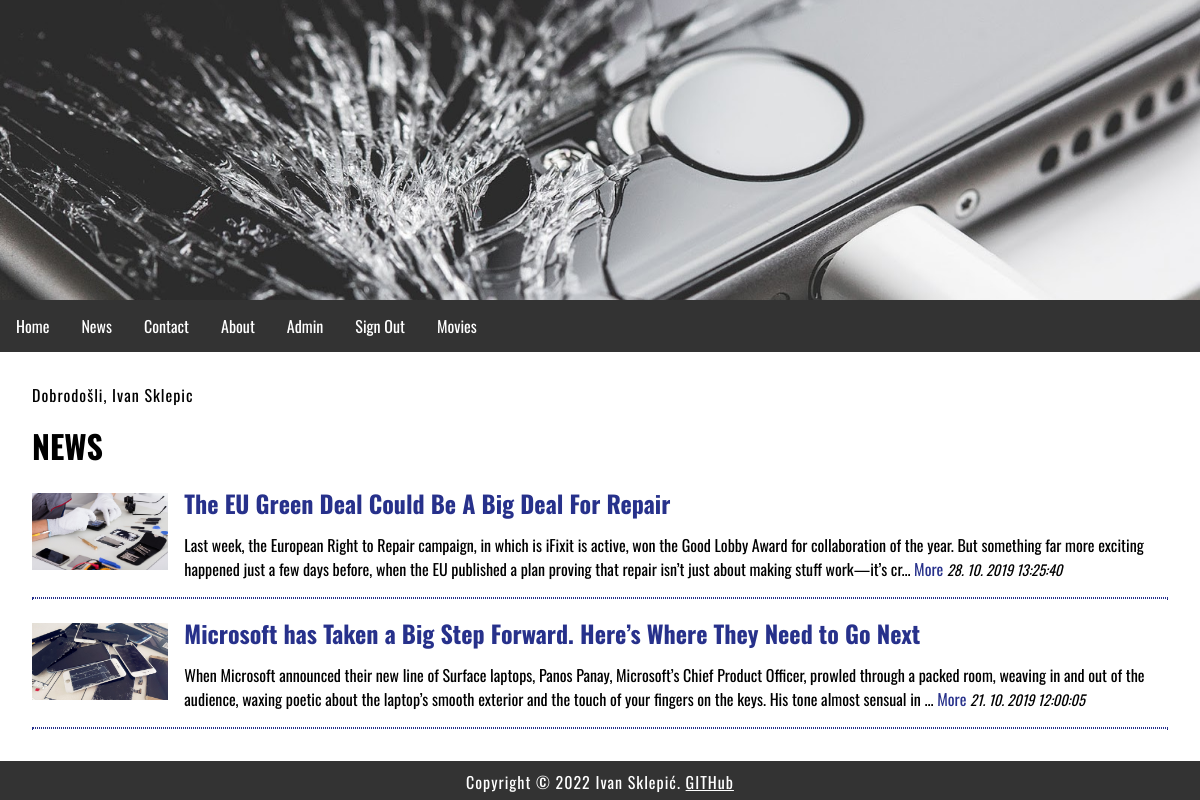
Screenshot of /index.php?menu=2 (signed in) with the database file from the repository.
### tables this page shows
CREATE TABLE `news` (
  `id` int(11) NOT NULL,
  `title` varchar(255) NOT NULL,
  `description` text NOT NULL,
  `date` timestamp NOT NULL DEFAULT CURRENT_TIMESTAMP ON UPDATE CURRENT_TIMESTAMP,
  `picture` varchar(255) NOT NULL,
  `archive` enum('Y','N') NOT NULL
);

### functions.php (called while the page is built)
<?php
	function pickerDateToMysql($pickerDate){
		$date = DateTime::createFromFormat('Y-m-d H:i:s', $pickerDate);
		return $date->format('d. m. Y H:i:s');
	}
?>

### news.php (the view)
<?php
	if (isset($action) && $action != '') {
		$query  = "SELECT * FROM news";
		$query .= " WHERE id=" . $_GET['action'];
		$result = @mysqli_query($MySQL, $query);
		$row = @mysqli_fetch_array($result);
			print '
			<div class="news">
				<img src="news/' . $row['picture'] . '" alt="' . $row['title'] . '" title="' . $row['title'] . '">
				<h2>' . $row['title'] . '</h2>
				<p>'  . $row['description'] . '</p>
				<time datetime="' . $row['date'] . '">' . pickerDateToMysql($row['date']) . '</time>
				<hr>
			</div>';
	}
	else {
		print '<h1>NEWS</h1>';
		$query  = "SELECT * FROM news";
		$query .= " WHERE archive='N'";
		$query .= " ORDER BY date DESC";
		$result = @mysqli_query($MySQL, $query);
		while($row = @mysqli_fetch_array($result)) {
			print '
			<div class="news">
				<img src="news/' . $row['picture'] . '" alt="' . $row['title'] . '" title="' . $row['title'] . '">
				<h2>' . $row['title'] . '</h2>';
				if(strlen($row['description']) > 300) {
					echo substr(strip_tags($row['description']), 0, 300).'... <a href="index.php?menu=' . $menu . '&amp;action=' . $row['id'] . '">More</a>';
				} else {
					echo strip_tags($row['description']);
				}
				print '
				<time datetime="' . $row['date'] . '">' . pickerDateToMysql($row['date']) . '</time>
				<hr>
			</div>';
		}
	}
?>

### style.css (style rules this page uses)
body, html { font-family: 'Oswald', sans-serif; margin: 0; font-size: 16px; }
h1,h2 { margin: 0.5em 0; font-size: 2em; }
h2 { font-size: 1.5em; color: #27318b; }
main a { color: #27318b; text-decoration: none; }
p { margin: 1em 0; line-height: 1.4em; letter-spacing: 1px; }
.news img { width: 12%; float: left; padding: 0.5em 0; margin: 0 1em 0 0; }
.news h2 { margin: 0.5em 0; font-size: 1.5em; color: #27318b; }
.news hr { margin: 1em 0; border: 1px dotted #27318b; clear: both; }
.news time { font-size: 90%; font-style: italic; }
img { width: 100%; }

### rows the page displays
news: picture (picture), title "The EU Green Deal Could Be A Big Deal For Repair", description "Last week, the European Right to Repair campaign, in which is iFixit is active, won the Good Lobby Award for collaboration of the year. But something far more exciting happened just a few days before, when the EU published a plan proving that repair isn’t just about making stuff work—it’s cr", date "28. 10. 2019 13:25:40"
news: picture (picture), title "Microsoft has Taken a Big Step Forward. Here’s Where They Need to Go Next", description "When Microsoft announced their new line of Surface laptops, Panos Panay, Microsoft’s Chief Product Officer, prowled through a packed room, weaving in and out of the audience, waxing poetic about the laptop’s smooth exterior and the touch of your fingers on the keys. His tone almost sensual in", date "21. 10. 2019 12:00:05"

### other values shown
$_SESSION['message'] "Dobrodošli, Ivan Sklepic"
